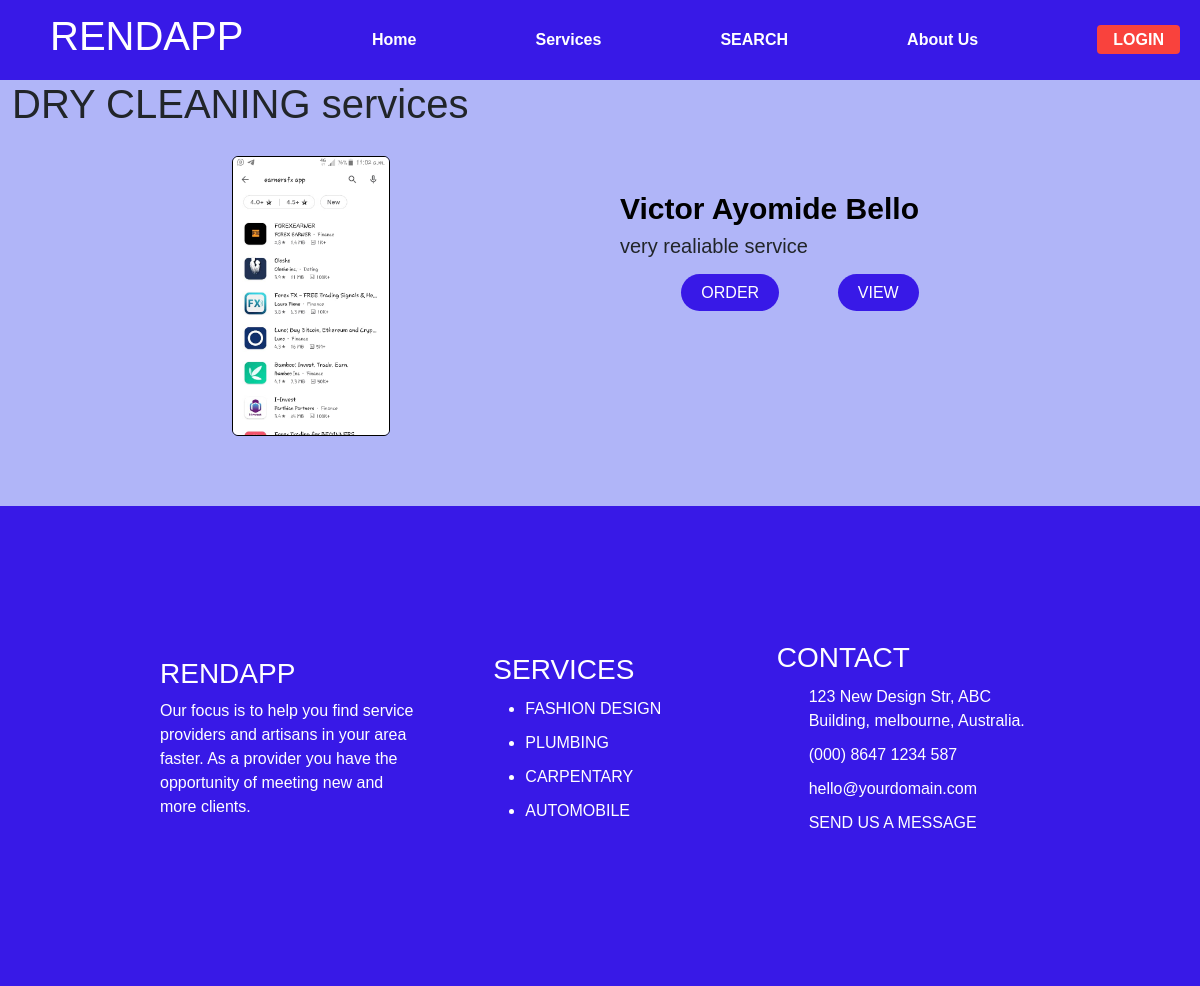
Page /services/category/DRY CLEANING/ on the committed database.
### Service/models.py (models this page shows, shortened)
class Service(models.Model):
    admin = models.ForeignKey(settings.AUTH_USER_MODEL, on_delete=models.CASCADE)
    name = models.CharField(max_length=300)
    image = models.ImageField(blank=True, upload_to="Service/")
    category = models.CharField(max_length=200, blank =True, null=True, choices=CATEGORY_CHOICES)
    active = models.BooleanField(default=False, blank=True)
    service_completed = models.IntegerField(default=0, blank=True, null=True)
    created_date = models.DateTimeField(auto_now_add=True)
    banned = models.BooleanField(default=False, blank=True, null=True)
    banned_date = models.DateTimeField(blank=True, null=True)
    service_state = models.CharField(max_length=15)
    service_city = models.CharField(max_length=30)
    service_address = models.CharField(max_length=100)
    def get_detail(self):
        return reverse("service:detail", kwargs={
            'pk': self.pk,
            'name': self.name
        })
    def call_service(self):
        return reverse("service:call_service", kwargs={
            'pk': self.pk,
        })

### Service/views.py (the view)
# urls.py: path('services/category/', CategoryListView.as_view(), name="categorylist"),
def category(request, category):
    categories = Service.objects.filter(category=category)
    context = {
        'categories': categories,
        'category_name': category,
    }
    return render(request, 'service/category.html', context)

### Templates/service/category.html (shortened to what this page needs)
{% extends 'base.html' %}
{% load static %}
{% block body %}
<body>
 <div id="dsp"></div>
<h1>{{ category_name }} services</h1>
{% for service in categories %}
<div class="search">
    <div class="search-image">
        <img src="{{ service.image.url }}" alt="">
    </div>
    <div class="search-details">
        <span>{{ service.name }}</span>
        <p>
            very realiable service
        </p>
        <ul>
            <li>
                <a href="{{ service.call_service }}">ORDER</a>
            </li>
            <li>
                <a href="{{ service.get_detail }}">VIEW</a>
            </li>
        </ul>
    </div>
</div>
{% endfor %}
{% endblock body %}

### Static/styling/style.css (style rules this page uses)
:root { --darkgray: #3819e7; --brightred: #f9423d; --white: #fff; --lightred: #f9433dcc; }
* { box-sizing: border-box; margin: 0; padding: 0; font-family: "Nunito", sans-serif; }
body { background-color:rgb(176, 181, 248); margin: o; padding: 0; box-sizing: border-box; overflow-x: hidden; }
::placeholder { color:red; }
.search { display: flex; justify-content: space-between; align-items: center; margin: 0 200px 50px 200px; height: 40vh; width: auto; }
.search .search-image { height: 100%; padding : 20px; border: 50px; width: 50%; }
.search .search-image img { height: 100%; max-width: 100%; border-radius: 6px; border: 1px solid black; object-fit: contain; object-position: center; }
.search .search-details { height: 100%; padding : 50px 20PX; margin: 20px 20px; border: 50px; width: 50%; border-radius: 6px; }
.search .search-details span { text-align: left; justify-content: left; font-size: 20px; color: black; font-weight: 900; font-size: 30px; }
.search .search-details p { text-align: left; justify-content: left; font-size: 20px; }
.search .search-details ul { display: flex; align-items: center; justify-content: space-around; margin: 20px 0; }
.search .search-details ul li { list-style: none; }
.search .search-details ul li a { background-color: #3819e7; color: #ffffff; text-decoration: none; padding: 10px 20px; border-radius: 20px; }
#dsp { height: 80px; }

### Static/styling/responsive.css (style rules this page uses)
:root { --darkgray: #3819e7; --brightred: #f9423d; --white: #fff; --lightred: #f9433dcc; }
* { box-sizing: border-box; margin: 0; padding: 0; font-family: "Nunito", sans-serif; }
body { background-color:rgb(176, 181, 248); margin: o; padding: 0; box-sizing: border-box; overflow-x: hidden; }

### rows in the picture
Service: category "DRY CLEANING", image (picture), name "Victor Ayomide Bello"
